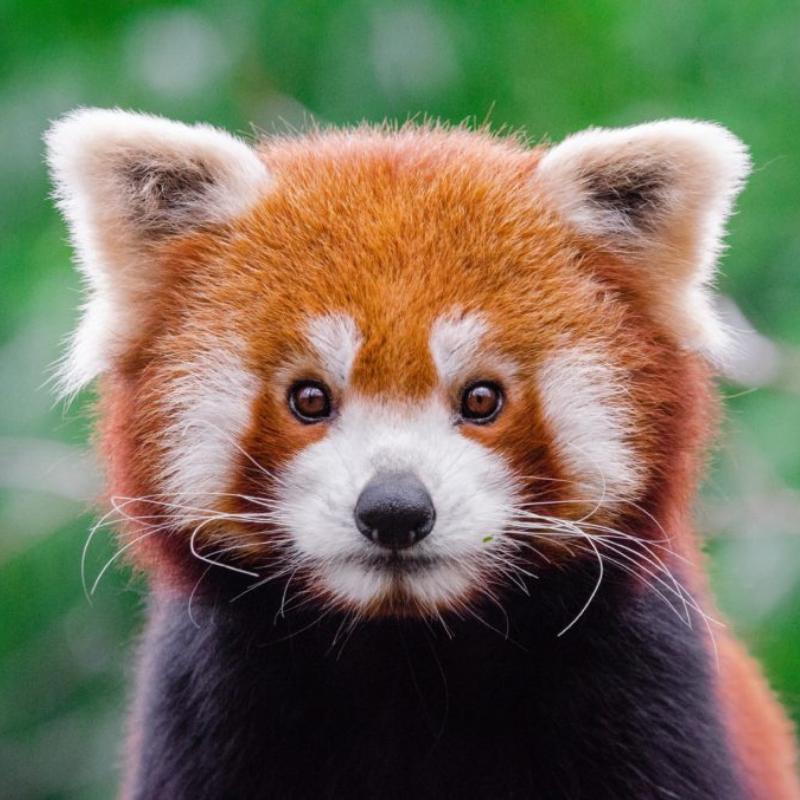
#> input picture red_panda.png, 800 x 800 px
$ python panda.py
#> lines starting #> are read from the running program, lines starting #| are printed output that depends on the picture
# -*- coding: utf-8 -*-
"""
Created on Tue Jul  5 11:02:13 2022

@author: enyasdiman
"""

import cv2

image = cv2.imread("red_panda.png")
#> image is the input picture: shape (800, 800, 3); mean B, G, R 92.5, 114.2, 119.6
gray_image = cv2.cvtColor(image, cv2.COLOR_BGR2GRAY)
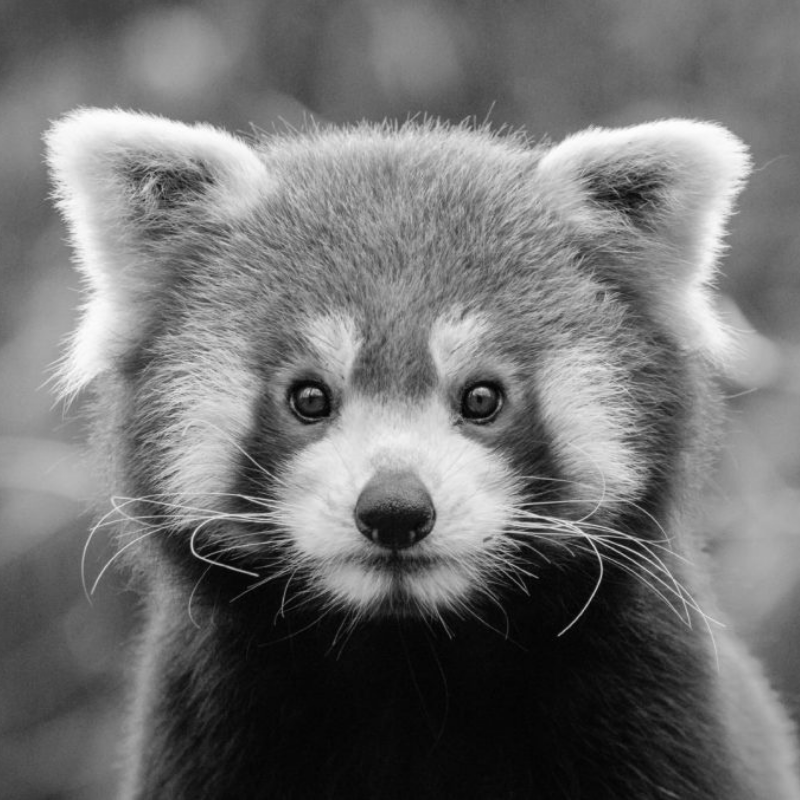
#> gray_image: shape (800, 800); min 1, max 255, mean 113.3

cv2.imwrite("gray_panda.png", gray_image)

# [5 lines of commented-out code are left out]
